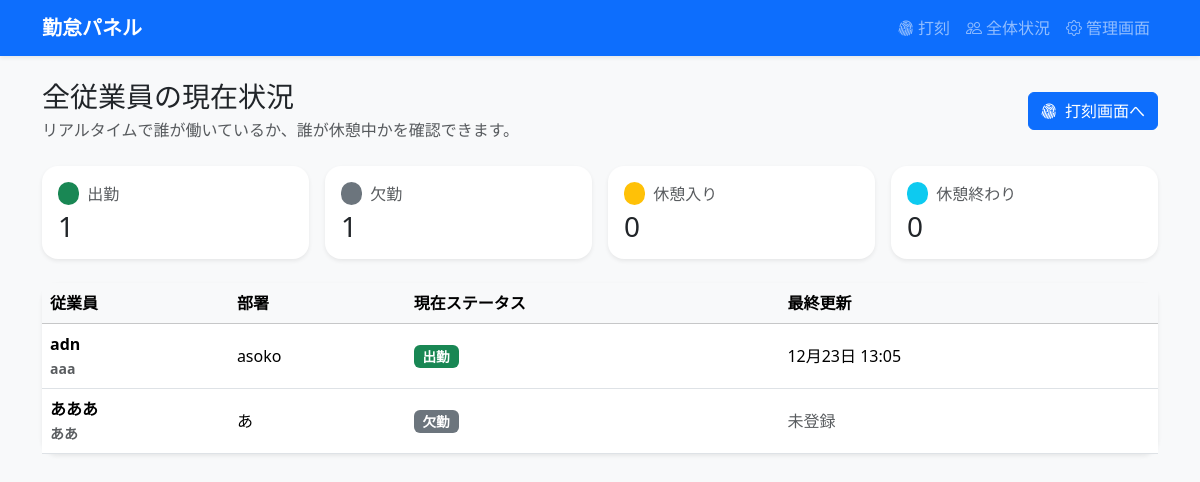
/dashboard/, run on the app's committed database.
### attendance/models.py (models this page shows, shortened)
class Employee(models.Model):
	full_name = models.CharField(max_length=100)
	employee_code = models.CharField(max_length=20, unique=True)
	department = models.CharField(max_length=80, blank=True)
	current_status = models.CharField(
		max_length=20,
		choices=AttendanceStatus.choices,
		default=AttendanceStatus.ABSENT,
	)
	last_action_at = models.DateTimeField(null=True, blank=True)
	class Meta:
		ordering = ['full_name']

### attendance/views.py (the view)
# urls.py: path('dashboard/', views.status_dashboard, name='dashboard'),
def status_dashboard(request):
	employees = Employee.objects.all()
	status_counts = {status.value: 0 for status in AttendanceStatus}
	aggregated = (
		Employee.objects.values('current_status')
		.order_by()
		.annotate(total=Count('id'))
	)
	for row in aggregated:
		key = row['current_status']
		if key in status_counts:
			status_counts[key] = row['total']
	status_summary = [
		{
			'value': status.value,
			'label': status.label,
			'count': status_counts[status.value],
		}
		for status in AttendanceStatus
	]
	context = {
		'employees': employees,
		'status_summary': status_summary,
	}
	return render(request, 'attendance/dashboard.html', context)

### attendance/templatetags/attendance_extras.py (called while the page is built)
@register.filter
def status_badge(value: str) -> str:
    try:
        status = AttendanceStatus(value)
    except (ValueError, TypeError):
        return 'secondary'
    return STATUS_BADGES.get(status, 'secondary')

### templates/attendance/dashboard.html (shortened to what this page needs)
{% extends 'base.html' %}
{% load attendance_extras %}
{% block content %}
<div class="d-flex justify-content-between align-items-center flex-wrap gap-3 mb-4">
    <div>
        <h1 class="h3 mb-1">全従業員の現在状況</h1>
        <p class="text-muted mb-0">リアルタイムで誰が働いているか、誰が休憩中かを確認できます。</p>
    </div>
    <a class="btn btn-primary" href="{% url 'attendance:panel' %}"><i class="bi bi-fingerprint me-2"></i>打刻画面へ</a>
</div>
<div class="row g-3 mb-4">
    {% for status in status_summary %}
        <div class="col-6 col-lg-3">
            <div class="card shadow-sm border-0">
                <div class="card-body">
                    <p class="text-muted mb-1 d-flex align-items-center gap-2">
                        <span class="badge rounded-pill bg-{{ status.value|status_badge }}">&nbsp;</span>
                        {{ status.label }}
                    </p>
                    <div class="d-flex align-items-baseline">
                        <h3 class="mb-0">{{ status.count }}</h3>
                    </div>
                </div>
            </div>
        </div>
    {% endfor %}
</div>
<div class="card shadow-sm border-0">
    <div class="card-body p-0">
        <div class="table-responsive">
            <table class="table table-hover align-middle mb-0">
                <thead class="table-light">
                    <tr>
                        <th scope="col">従業員</th>
                        <th scope="col">部署</th>
                        <th scope="col">現在ステータス</th>
                        <th scope="col">最終更新</th>
                    </tr>
                </thead>
                <tbody>
                    {% for employee in employees %}
                        <tr>
                            <td class="fw-semibold">{{ employee.full_name }}<br><span class="text-muted small">{{ employee.employee_code }}</span></td>
                            <td>{{ employee.department|default:'-' }}</td>
                            <td>
                                <span class="badge bg-{{ employee.current_status|status_badge }}">
                                    {{ employee.get_current_status_display }}
                                </span>
                            </td>
                            <td>
                                {% if employee.last_action_at %}
                                    {{ employee.last_action_at|date:"m月d日 H:i" }}
                                {% else %}
                                    <span class="text-muted">未登録</span>
                                {% endif %}
                            </td>
                        </tr>
                    {% empty %}
                        <tr>
                            <td colspan="4" class="text-center py-5 text-muted">従業員がまだ登録されていません。管理画面から追加してください。</td>
                        </tr>
                    {% endfor %}
                </tbody>
            </table>
        </div>
    </div>
</div>
{% endblock %}

### static/css/app.css (style rules this page uses)
:root { --app-accent: #0d6efd; --app-bg: #f3f6fb; }
body { background: var(--app-bg); }
.card { border-radius: 1rem; }
.badge { font-size: 0.85rem; }
.table td, .table th { vertical-align: middle; }

### data on the page
Employee: full_name "adn", employee_code "aaa", department "asoko", current_status "出勤", last_action_at "12月23日 13:05"
Employee: full_name "あああ", employee_code "ああ", department "あ", current_status "欠勤", shows "未登録"

### other printed values
{{ status.label }} "出勤" "欠勤" "休憩入り" "休憩終わり"
{{ status.count }} "1" "1" "0" "0"
